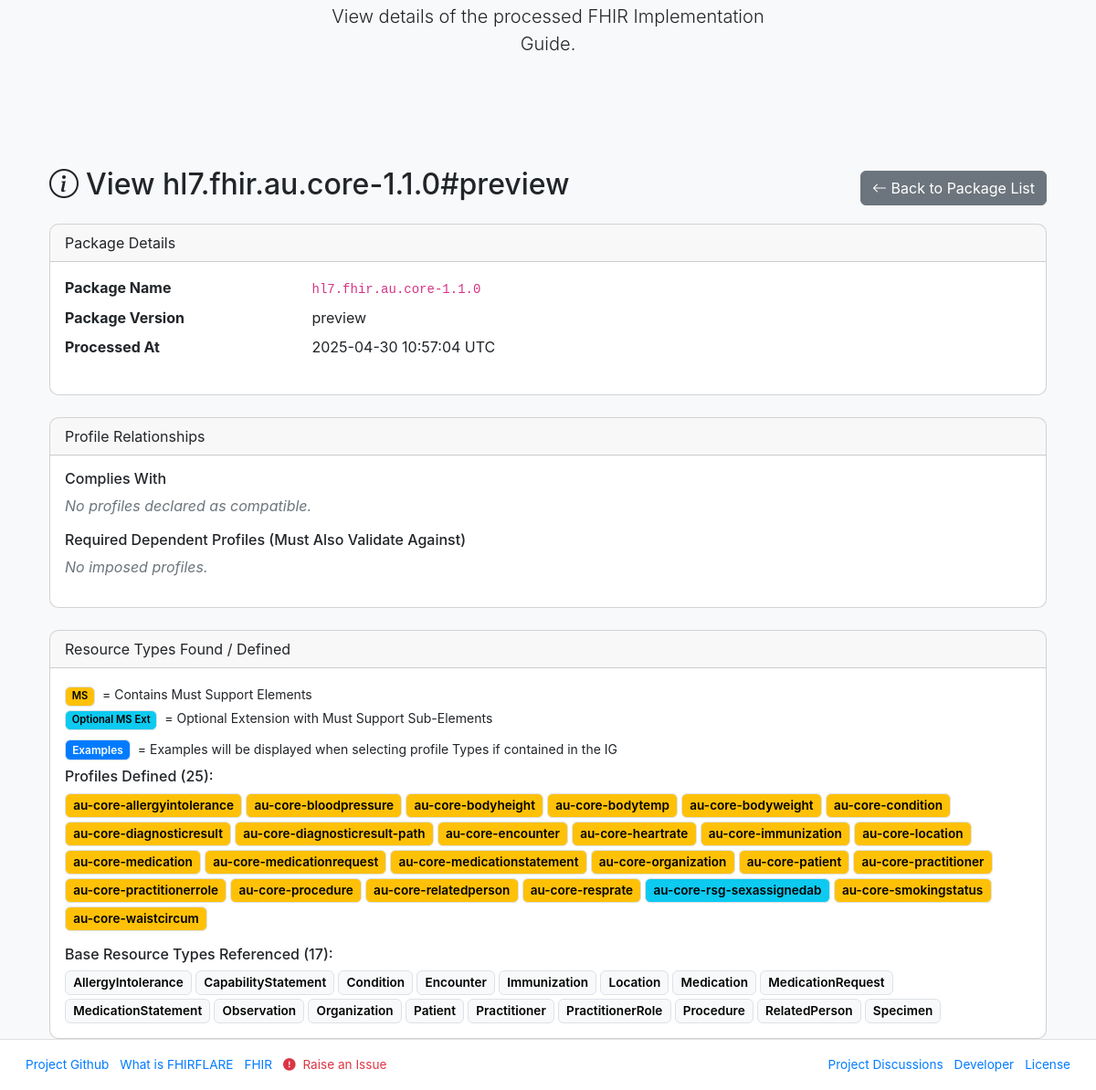
The app's page /view-ig/1 (lower part), older data.
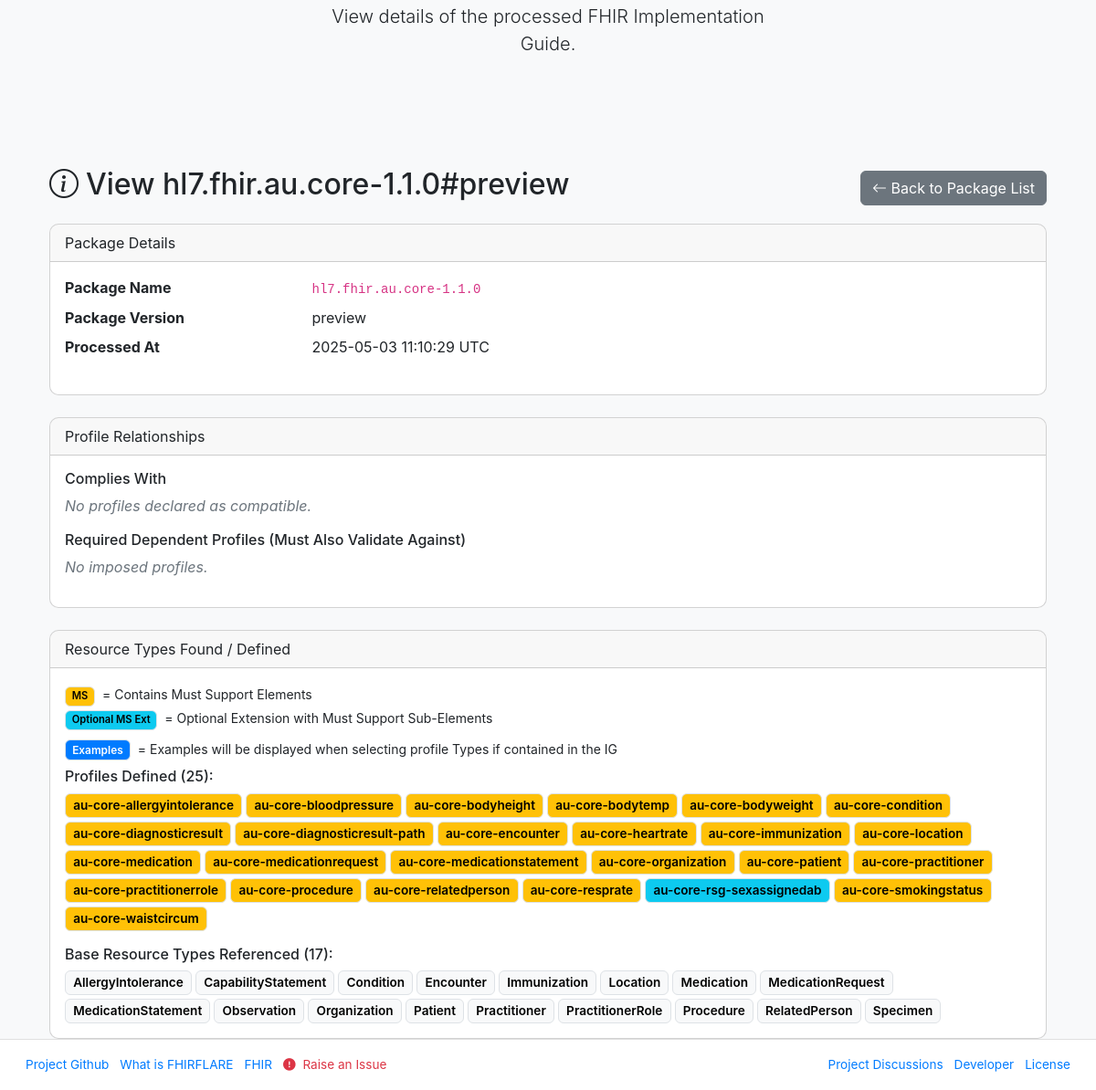
The same page, newer data.
### app.py (models this page shows)
class ProcessedIg(db.Model):
    id = db.Column(db.Integer, primary_key=True)
    package_name = db.Column(db.String(128), nullable=False)
    version = db.Column(db.String(64), nullable=False)
    processed_date = db.Column(db.DateTime, nullable=False)
    resource_types_info = db.Column(db.JSON, nullable=False)
    must_support_elements = db.Column(db.JSON, nullable=True)
    examples = db.Column(db.JSON, nullable=True)
    complies_with_profiles = db.Column(db.JSON, nullable=True)
    imposed_profiles = db.Column(db.JSON, nullable=True)
    optional_usage_elements = db.Column(db.JSON, nullable=True)
    search_param_conformance = db.Column(db.JSON, nullable=True) # Stores the extracted conformance map
    __table_args__ = (db.UniqueConstraint('package_name', 'version', name='uq_package_version'),)

### app.py (the view)
@app.route('/view-ig/<int:processed_ig_id>')
def view_ig(processed_ig_id):
    processed_ig = db.session.get(ProcessedIg, processed_ig_id)
    if not processed_ig:
        flash(f"Processed IG with ID {processed_ig_id} not found.", "error")
        return redirect(url_for('view_igs'))
    profile_list = [t for t in processed_ig.resource_types_info if t.get('is_profile')]
    base_list = [t for t in processed_ig.resource_types_info if not t.get('is_profile')]
    examples_by_type = processed_ig.examples or {}
    optional_usage_elements = processed_ig.optional_usage_elements or {}
    complies_with_profiles = processed_ig.complies_with_profiles or []
    imposed_profiles = processed_ig.imposed_profiles or []
    logger.debug(f"Viewing IG {processed_ig.package_name}#{processed_ig.version}: "
                 f"{len(profile_list)} profiles, {len(base_list)} base resources, "
                 f"{len(optional_usage_elements)} optional elements")
    return render_template('cp_view_processed_ig.html',
                           title=f"View {processed_ig.package_name}#{processed_ig.version}",
                           processed_ig=processed_ig,
                           profile_list=profile_list,
                           base_list=base_list,
                           examples_by_type=examples_by_type,
                           site_name='FHIRFLARE IG Toolkit',
                           now=datetime.datetime.now(),
                           complies_with_profiles=complies_with_profiles,
                           imposed_profiles=imposed_profiles,
                           optional_usage_elements=optional_usage_elements,
                           config=current_app.config)

### app.py (called while the page is built)
@app.context_processor
def inject_app_mode():
    return dict(app_mode=app.config.get('APP_MODE', 'standalone'))

### templates/cp_view_processed_ig.html (shortened to what this page needs)
{% extends "base.html" %}
{% block content %}
<div class="px-4 py-5 my-5 text-center">
    <div class="col-lg-6 mx-auto">
        <p class="lead mb-4">
            View details of the processed FHIR Implementation Guide.
        </p>
    </div>
</div>
<div class="container mt-4">
    <div class="d-flex justify-content-between align-items-center mb-3">
        <h2><i class="bi bi-info-circle me-2"></i>{{ title }}</h2>
        <a href="{{ url_for('view_igs') }}" class="btn btn-secondary"><i class="bi bi-arrow-left"></i> Back to Package List</a>
    </div>
    {% if processed_ig %}
        <div class="card">
            <div class="card-header">Package Details</div>
            <div class="card-body">
                <dl class="row">
                    <dt class="col-sm-3">Package Name</dt>
                    <dd class="col-sm-9"><code>{{ processed_ig.package_name }}</code></dd>
                    <dt class="col-sm-3">Package Version</dt>
                    <dd class="col-sm-9">{{ processed_ig.version }}</dd>
                    <dt class="col-sm-3">Processed At</dt>
                    <dd class="col-sm-9">{{ processed_ig.processed_date.strftime('%Y-%m-%d %H:%M:%S UTC') }}</dd>
                </dl>
            </div>
        </div>
        {% if config.DISPLAY_PROFILE_RELATIONSHIPS %}
        <div class="card mt-4">
            <div class="card-header">Profile Relationships</div>
            <div class="card-body">
                <h6>Complies With</h6>
                {% if complies_with_profiles %}
                    <ul>
                        {% for profile in complies_with_profiles %}
                            <li>{{ profile }}</li>
                        {% endfor %}
                    </ul>
                {% else %}
                    <p class="text-muted"><em>No profiles declared as compatible.</em></p>
                {% endif %}
                <h6>Required Dependent Profiles (Must Also Validate Against)</h6>
                {% if imposed_profiles %}
                    <ul>
                        {% for profile in imposed_profiles %}
                            <li>{{ profile }}</li>
                        {% endfor %}
                    </ul>
                {% else %}
                    <p class="text-muted"><em>No imposed profiles.</em></p>
                {% endif %}
            </div>
        </div>
        {% endif %}
        <div class="card mt-4">
            <div class="card-header">Resource Types Found / Defined</div>
            <div class="card-body">
                {% if profile_list or base_list %}
                    <p class="mb-2">
                        <small>
                            <span class="badge bg-warning text-dark border me-1" style="font-size: 0.8em;" title="Profile contains Must Support elements">MS</span> = Contains Must Support Elements<br>
                            <span class="badge bg-info text-dark border me-1" style="font-size: 0.8em;" title="An optional Extension which contains Must Support sub-elements (e.g., value[x], type)">Optional MS Ext</span> = Optional Extension with Must Support Sub-Elements
                        </small>
                    </p>
                    {% if profile_list %}
                        <p class="mb-2"><small><span class="badge bg-primary text-light border me-1">Examples</span> = Examples will be displayed when selecting profile Types if contained in the IG</small></p>
                        <h6>Profiles Defined ({{ profile_list|length }}):</h6>
                        <div class="d-flex flex-wrap gap-1 mb-3 resource-type-list">
                            {% for type_info in profile_list %}
                                <a href="#" class="resource-type-link text-decoration-none"
                                   data-package-name="{{ processed_ig.package_name }}"
                                   data-package-version="{{ processed_ig.version }}"
                                   data-resource-type="{{ type_info.name }}"
                                   aria-label="View structure for {{ type_info.name }}">
                                    {% if type_info.must_support %}
                                        {% if optional_usage_elements.get(type_info.name) %}
                                            <span class="badge bg-info text-dark border" title="Optional Extension with Must Support sub-elements">{{ type_info.name }}</span>
                                        {% else %}
                                            <span class="badge bg-warning text-dark border" title="Contains Must Support elements">{{ type_info.name }}</span>
                                        {% endif %}
                                    {% else %}
                                        <span class="badge bg-light text-dark border">{{ type_info.name }}</span>
                                    {% endif %}
                                </a>
                            {% endfor %}
                        </div>
                    {% else %}
                        <p class="text-muted"><em>No profiles defined.</em></p>
                    {% endif %}
                    {% if base_list %}
                          <h6>Base Resource Types Referenced ({{ base_list|length }}):</h6>
                          <div class="d-flex flex-wrap gap-1 resource-type-list">
                               {% for type_info in base_list %}
                                   <a href="#" class="resource-type-link text-decoration-none"
                                      data-package-name="{{ processed_ig.package_name }}"
                                      data-package-version="{{ processed_ig.version }}"
                                      data-resource-type="{{ type_info.name }}"
                                      aria-label="View structure for {{ type_info.name }}">
                                        {% if type_info.must_support %}
                                             <span class="badge bg-warning text-dark border" title="Contains Must Support elements">{{ type_info.name }}</span>
                                        {% else %}
                                             <span class="badge bg-light text-dark border">{{ type_info.name }}</span>
                                        {% endif %}
                                   </a>
                               {% endfor %}
                          </div>
                    {% else %}
                        <p class="text-muted"><em>No base resource types referenced.</em></p>
                    {% endif %}
                {% else %}
                    <p class="text-muted"><em>No resource type information extracted or stored.</em></p>
                {% endif %}
            </div>
        </div>
    {% else %}
        <div class="alert alert-warning" role="alert">Processed IG details not available.</div>
    {% endif %}
</div>
<link rel="stylesheet" href="https://cdnjs.cloudflare.com/ajax/libs/highlight.js/11.9.0/styles/github.min.css">
{% endblock %}

### templates/base.html (shortened to what this page needs)
<!DOCTYPE html>
<html lang="en" data-theme="{% if request.cookies.get('theme') == 'dark' %}dark{% else %}light{% endif %}">
<head>
    <link href="https://cdn.jsdelivr.net/npm/bootstrap@5.3.3/dist/css/bootstrap.min.css" rel="stylesheet">
    <link rel="stylesheet" href="https://cdn.jsdelivr.net/npm/bootstrap-icons@1.11.3/font/bootstrap-icons.min.css">
    <link rel="stylesheet" href="https://cdnjs.cloudflare.com/ajax/libs/font-awesome/6.4.2/css/all.min.css" />
    <link href="https://cdnjs.cloudflare.com/ajax/libs/prism/1.29.0/themes/prism-okaidia.min.css" rel="stylesheet" />
    <link rel="stylesheet" href="{{ url_for('static', filename='css/fire-animation.css') }}">
    <link rel="stylesheet" href="{{ url_for('static', filename='css/animation.css') }}">
</head>
<body class="d-flex flex-column min-vh-100 {% block body_class %}{% endblock %}">
    <main class="flex-grow-1">
        <div class="container mt-4">
            {% block content %}{% endblock %}
        </div>
    </main>
    <footer class="main-footer" role="contentinfo">
        <div class="container-fluid">
            <div class="d-flex justify-content-between align-items-center">
                <div class="footer-left">
                    <a href="https://github.com/Sudo-JHare/FHIRFLARE-IG-Toolkit" target="_blank" rel="noreferrer" aria-label="Project Github">Project Github</a>
                    <a href="/about" aria-label="Learn about this project">What is FHIRFLARE</a>
                    <a href="https://www.hl7.org/fhir/" target="_blank" rel="noreferrer" aria-label="Visit FHIR website">FHIR</a>
                    <a href="https://github.com/Sudo-JHare/FHIRFLARE-IG-Toolkit/issues/new/choose" class="text-danger text-decoration-none" aria-label="FHIRFLARE support"><i class="fas fa-exclamation-circle me-1"></i> Raise an Issue</a>
                </div>
                <div class="footer-right">
                    <a href="https://github.com/Sudo-JHare/FHIRFLARE-IG-Toolkit/discussions" target="_blank" rel="noreferrer" aria-label="Project Discussion">Project Discussions</a>
                    <a href="https://github.com/Sudo-JHare" aria-label="Developer">Developer</a>
                    <a href="https://github.com/Sudo-JHare/FHIRFLARE-IG-Toolkit/blob/main/LICENSE.md" aria-label="License">License</a>
                </div>
            </div>
        </div>
    </footer>
</body>
</html>

### static/css/animation.css (style rules this page uses)
body { width: 100%; font-family: 'Inter', -apple-system, BlinkMacSystemFont, 'Segoe UI', Roboto, sans-serif; }

### templates/base.html (style rules this page uses)
:root { visibility: hidden; }
[data-theme="dark"], [data-theme="light"] { visibility: visible; }
body { font-family: 'Inter', -apple-system, BlinkMacSystemFont, 'Segoe UI', Roboto, sans-serif; background-color: #f8f9fa; color: #212529; display: flex; flex-direction: column; min-height: 100vh; margin: 0; }
main { flex-grow: 1; }
.card { background-color: #ffffff; border-radius: 10px; overflow: hidden; transition: transform 0.2s ease, box-shadow 0.2s ease; }
.text-muted { color: #6c757d !important; }
footer { background-color: #ffffff; height: 56px; display: flex; align-items: center; padding: 0.5rem 1rem; border-top: 1px solid #e0e0e0; }
.footer-left, .footer-right { display: inline-flex; gap: 0.75rem; align-items: center; }
.footer-left a, .footer-right a { color: #007bff; text-decoration: none; font-size: 0.85rem; }
.btn-secondary { background-color: #6c757d; border-color: #6c757d; color: white; }
.badge { padding: 0.4em 0.6em; font-size: 0.85em; font-weight: 600; }
.badge.bg-primary { background-color: #007bff !important; color: white !important; }
.badge.bg-warning { background-color: #ffc107 !important; color: #000 !important; }
.badge.bg-info { background-color: #0dcaf0 !important; color: #000 !important; }
.badge.bg-light { background-color: #f8f9fa !important; color: #000 !important; border: 1px solid #dee2e6; }

Row changes from the older to the newer data that the page shows:
changed ProcessedIg "preview": processed_date "2025-04-30 10:57:04 UTC" → "2025-05-03 11:10:29 UTC"
